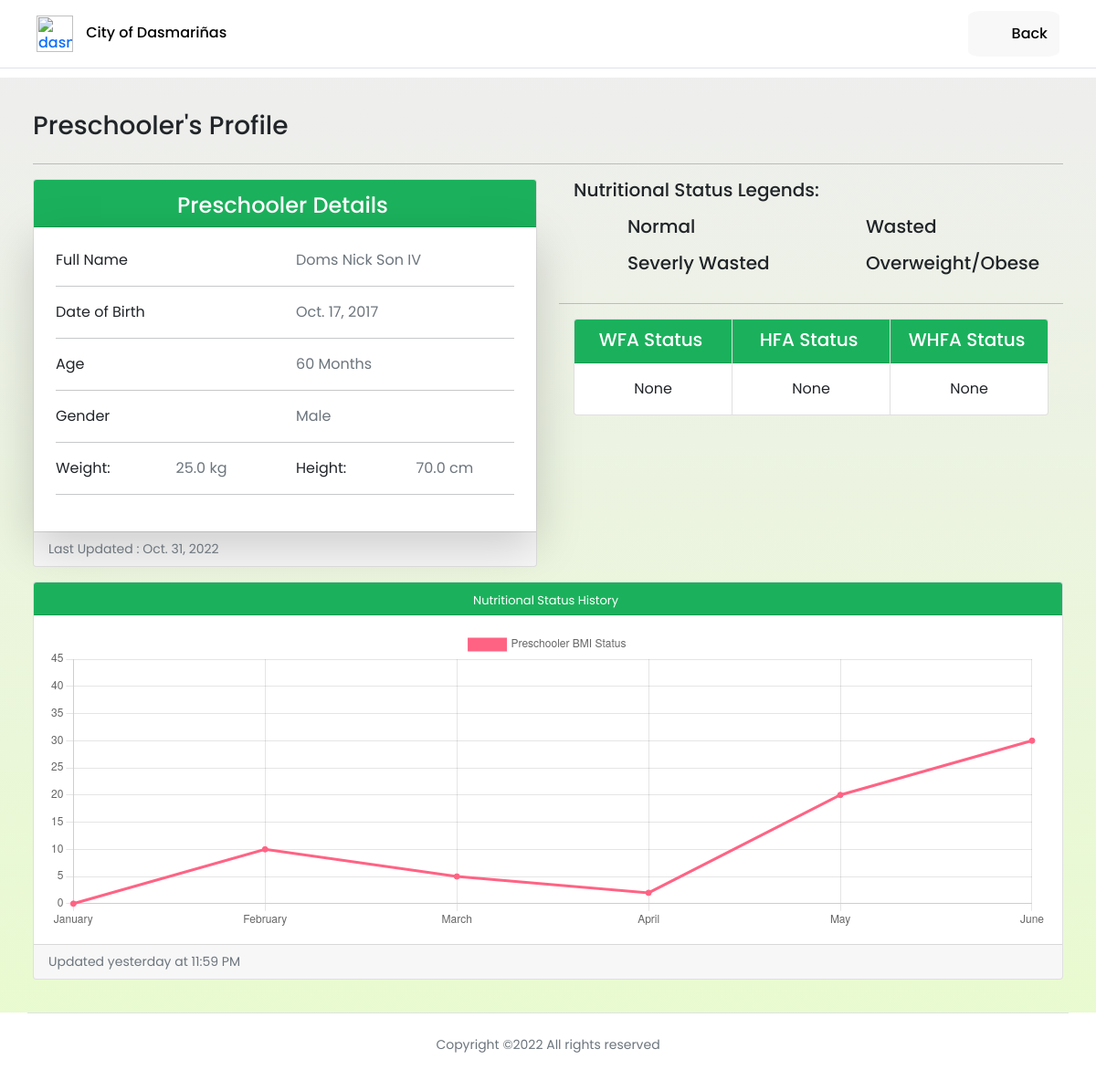
Page /preschooler/3/ on the earlier database version.
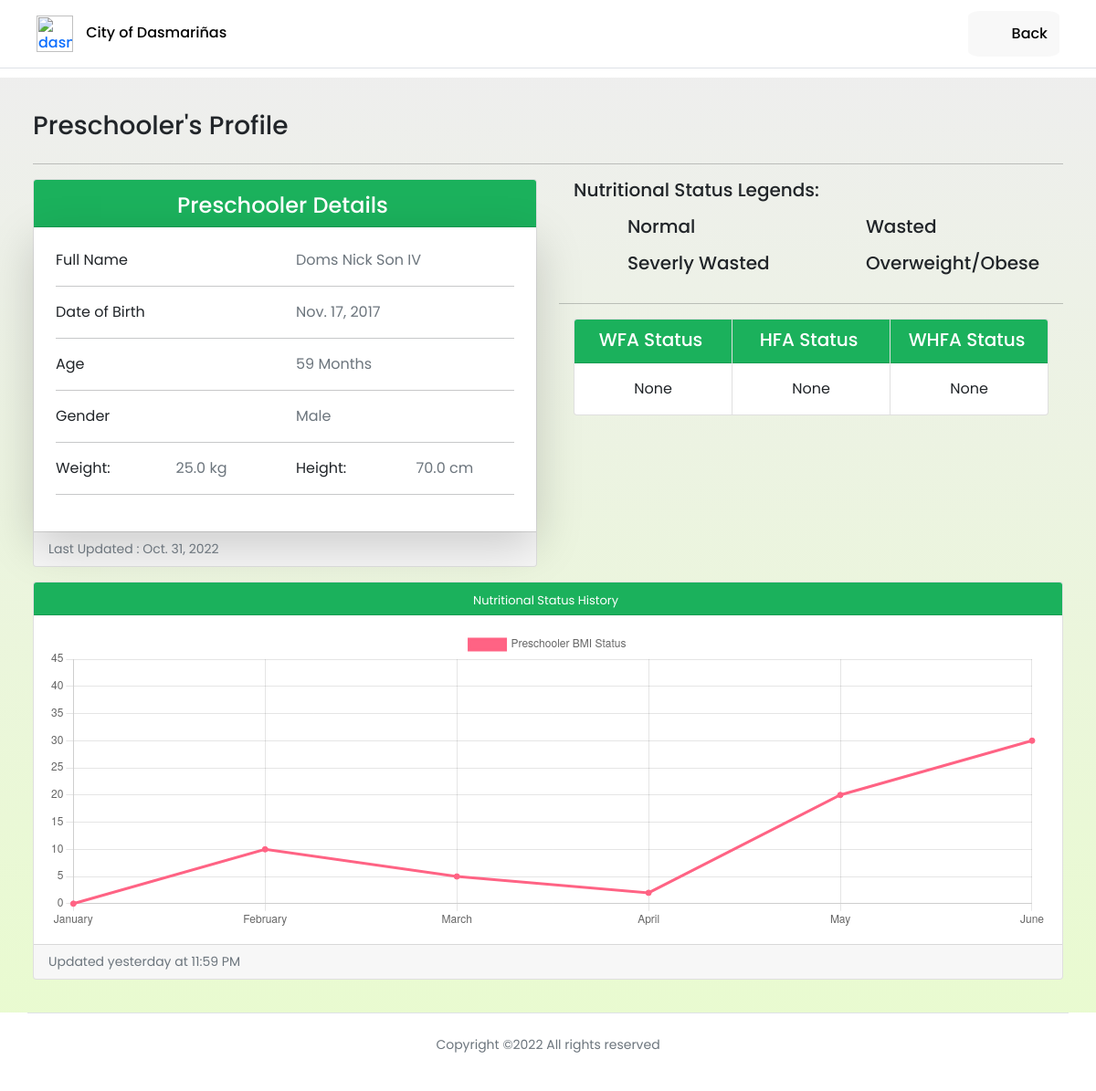
Same page on the later database version.
### profilingApp/models.py (models this page shows, shortened)
class Preschooler(Model):
    GENDER = [('Male', 'Male'),
              ('Female', 'Female'),]
    parent = models.ForeignKey(Parent, on_delete=CASCADE)
    first_name = models.CharField(max_length=100)
    last_name = models.CharField(max_length=100)
    middle_name = models.CharField(max_length=100)
    suffix_name = models.CharField(max_length=100, null=True, blank=True)
    birthday = models.DateField(null=True, blank=True)
    height = models.FloatField(null=True, validators=[MinValueValidator(45.0), MaxValueValidator(120.0)])
    weight = models.FloatField(null=True, validators=[MinValueValidator(1.0), MaxValueValidator(28.0)])
    gender = models.CharField(max_length=100, choices=GENDER, null=True)
    date_measured = models.DateField(null=True, blank=True)
    health_problem = models.CharField(max_length=500, null=True)
    history= HistoricalRecords()
    def age_months(self):
        today = date.today()
        date_diff = today - self.birthday
        in_days = date_diff.days
        return int((in_days) / (365 / 12))
    def wfa(self):
        calculator = Calculator(adjust_height_data=False, adjust_weight_scores=False,
                       include_cdc=False, logger_name='pygrowup',
                       log_level='INFO')
        try:
            today = date.today()
            date_diff = today - self.birthday
            in_days = date_diff.days
            age_months = int((in_days) / (365 / 12))
            return float(calculator.wfa(self.weight, age_months, helpers.get_good_sex(str(self.gender))))
        except:
            pass
    def hfa(self):
        calculator = Calculator(adjust_height_data=False, adjust_weight_scores=False,
                       include_cdc=False, logger_name='pygrowup',
                       log_level='INFO')
        try:
            today = date.today()
            date_diff = today - self.birthday
            in_days = date_diff.days
            age_months = int((in_days) / (365 / 12))
            return float(calculator.lhfa(self.weight, age_months, helpers.get_good_sex(str(self.gender))))
        except:
            pass
    def whfa(self):
        calculator = Calculator(adjust_height_data=False, adjust_weight_scores=False,
                       include_cdc=False, logger_name='pygrowup',
                       log_level='INFO')
        try:
            today = date.today()
            date_diff = today - self.birthday
            in_days = date_diff.days
            age_months = int((in_days) / (365 / 12))
            return float(calculator.wfl(self.weight, age_months, helpers.get_good_sex(str(self.gender)), self.height))
        except:
            pass

### profilingApp/views.py (the view)
# urls.py: path('preschooler/<str:pk>/', views.parent_preschooler, name='parent_preschooler'),
def parent_preschooler(request, pk):
    preschooler = Preschooler.objects.get(id=pk)
    context = {'preschooler' : preschooler}
    return render(request, 'activities/Parent - Preschooler Profile.html', context)

### profilingApp/templates/activities/Parent - Preschooler Profile.html (shortened to what the changed rows need)
{% extends 'activities/BHW Home.html' %}
{% load static %}
{% block dashboard %}
<div id="grid" class="container-fluid" style="margin-top: 85px;">
    <div class="container-grid">
        <div>
            <section>
                <div class="row">
                    <div class="col-md-6 col-12 mb-4 mb-md-3">
                        <div class="card">
                            <div class="card-header">
                                <h4 class=" mx-1 my-1">Preschooler Details</h4>
                            </div>
                            <div class="card-body p-4 shadow-lg">
                                <div class="row">
                                    {% if preschooler.suffix_name is None %}
                                        <div class="col-sm justify-content-start justify-content-md-center">
                                            <p class="text-muted mb-0">{{ preschooler.first_name }} {{ preschooler.middle_name }} {{ preschooler.last_name }}</p>
                                        </div>
                                    {% else %}
                                        <div class="col-sm justify-content-start justify-content-md-center">
                                            <p class="text-muted mb-0">{{ preschooler.first_name }} {{ preschooler.middle_name }} {{ preschooler.last_name }} {{ preschooler.suffix_name }}</p>
                                        </div>
                                    {% endif %}
                                </div>
                                <hr>
                                <div class="row">
                                    <div class="col-sm">
                                        <p class="text-muted mb-0">{{ preschooler.birthday }}</p>
                                    </div>
                                </div>
                                <hr>
                                <div class="row">
                                    <div class="col-sm justify-content-start justify-content-md-center">
                                        <p class="text-muted mb-0">{{ preschooler.age_months }} Months</p>
                                    </div>
                                </div>
                                <hr>
                                <div class="row">
                                    <div class="col-sm justify-content-start justify-content-md-center">
                                        <p class="text-muted mb-0">{{ preschooler.gender }}</p>
                                    </div>
                                </div>
                                <hr>
                                <div class="row">
                                    {% if preschooler.weight is None%}
                                    <div class="col-sm justify-content-start justify-content-md-center">
                                        <p class="text-muted mb-0">{{ preschooler.weight }} </p>
                                    </div>
                                    {% else%}
                                    <div class="col-sm justify-content-start justify-content-md-center">
                                        <p class="text-muted mb-0">{{ preschooler.weight }} kg</p>
                                    </div>
                                    {% endif %}
                                    {% if preschooler.height is None%}
                                    <div class="col-sm justify-content-start justify-content-md-center">
                                        <p class="text-muted mb-0">{{ preschooler.height }}</p>
                                    </div>
                                    {% else %}
                                    <div class="col-sm justify-content-start justify-content-md-center">
                                        <p class="text-muted mb-0">{{ preschooler.height }} cm</p>
                                    </div>
                                    {% endif %}
                                </div>
                                <hr>
                            </div>
                            <div class="card-footer small text-muted">
                                Last Updated : {{ preschooler.date_measured }}
                            </div>
                        </div>
                    </div>
                    <div class="col-md-6 col-12 text-center h-100 mb-3 ">
                        <div class="card-group my-2 mx-3">
                            <div class="card">
                                {% if preschooler.wfa is None%}
                                    <div class="card-body">
                                        <p class="card-text" >{{ preschooler.wfa }}</p>
                                    </div>
                                {% elif preschooler.wfa > 2.0 %}
                                    <div class="card-body">
                                        <p class="card-text" style="color: rgb(242, 98, 33);">{{ preschooler.wfa }}</p>
                                    </div>
                                {% elif preschooler.wfa >= -2.0 and preschooler.wfa <= 2.0 %}
                                    <div class="card-body">
                                        <p class="card-text" style="color: rgb(0, 165, 79);">{{ preschooler.wfa }}</p>
                                    </div>
                                {% elif preschooler.wfa >= -3.0 and preschooler.wfa <= -2.0 %}
                                    <div class="card-body">
                                        <p class="card-text" style="color: rgb(255, 241, 2);">{{ preschooler.wfa }}</p>
                                    </div>
                                {% else %}
                                    <div class="card-body">
                                        <p class="card-text" style="color: rgb(242, 98, 33);">{{ preschooler.wfa }}</p>
                                    </div>
                                {% endif %}
                            </div>
                            <div class="card">
                                {% if preschooler.hfa is None %}
                                    <div class="card-body">
                                        <p class="card-text">{{ preschooler.hfa }}</p>
                                    </div>
                                {% elif preschooler.hfa > 2.0 %}
                                    <div class="card-body">
                                        <p class="card-text" style="color: rgb(242, 98, 33);">{{ preschooler.hfa }}</p>
                                    </div>
                                {% elif preschooler.hfa >= -2.0 and preschooler.hfa <= 2.0 %}
                                    <div class="card-body">
                                        <p class="card-text" style="color: rgb(0, 165, 79);">{{ preschooler.hfa }}</p>
                                    </div>
                                {% elif preschooler.hfa >= -3.0 and preschooler.hfa <= -2.0 %}
                                    <div class="card-body">
                                        <p class="card-text" style="color: rgb(255, 241, 2);">{{ preschooler.hfa }}</p>
                                    </div>
                                {% else %}
                                    <div class="card-body">
                                        <p class="card-text" style="color: rgb(242, 98, 33);">{{ preschooler.hfa }}</p>
                                    </div>
                                {% endif %}
                            </div>
                            <div class="card">
                                {% if preschooler.whfa is None %}
                                    <div class="card-body">
                                        <p class="card-text" >{{ preschooler.whfa }}</p>
                                    </div>
                                {% elif preschooler.whfa > 2.0 %}
                                    <div class="card-body">
                                        <p class="card-text" style="color: rgb(242, 98, 33);">{{ preschooler.whfa }}</p>
                                    </div>
                                {% elif preschooler.whfa >= -2.0 and preschooler.whfa <= 2.0 %}
                                    <div class="card-body">
                                        <p class="card-text" style="color: rgb(0, 165, 79);">{{ preschooler.whfa }}</p>
                                    </div>
                                {% elif preschooler.whfa >= -3.0 and preschooler.whfa <= -2.0 %}
                                    <div class="card-body">
                                        <p class="card-text" style="color: rgb(255, 241, 2);">{{ preschooler.whfa }}</p>
                                    </div>
                                {% else %}
                                    <div class="card-body">
                                        <p class="card-text" style="color: rgb(242, 98, 33);">{{ preschooler.whfa }}</p>
                                    </div>
                                {% endif %}
                                </div>
                            </div>
                        </div>
                        </div>
                    </div>
                </div>
        </div>
<script>
  const myChart = new Chart(
    document.getElementById('myChart'),
    config
  );
</script>
{% endblock %}

Differences in the rows shown:
changed Preschooler "Doms": birthday "Oct. 17, 2017" → "Nov. 17, 2017"; age_months "60" → "59"
